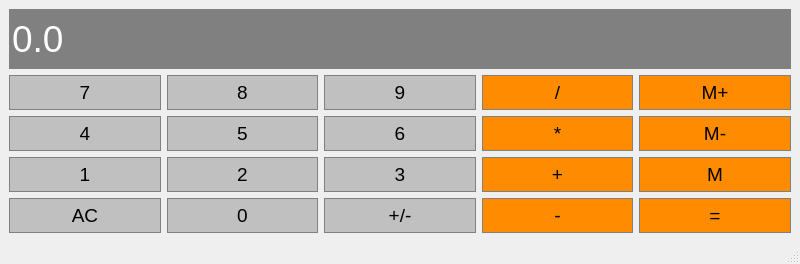
<?xml version="1.0" encoding="UTF-8"?>
<ui version="4.0">
 <class>Calculator</class>
 <widget class="QMainWindow" name="Calculator">
  <property name="geometry">
   <rect>
    <x>0</x>
    <y>0</y>
    <width>800</width>
    <height>264</height>
   </rect>
  </property>
  <property name="windowTitle">
   <string>Calculator</string>
  </property>
  <property name="styleSheet">
   <string notr="true"/>
  </property>
  <widget class="QWidget" name="centralwidget">
   <layout class="QGridLayout" name="gridLayout">
    <item row="4" column="1">
     <widget class="QPushButton" name="Button0">
      <property name="sizePolicy">
       <sizepolicy hsizetype="Preferred" vsizetype="Preferred">
        <horstretch>0</horstretch>
        <verstretch>0</verstretch>
       </sizepolicy>
      </property>
      <property name="font">
       <font>
        <pointsize>14</pointsize>
       </font>
      </property>
      <property name="styleSheet">
       <string notr="true">QPushButton
{
	background-color: #C0C0C0;
	border: 1px solid gray;
	padding: 5px;
}

QPushButton:pressed
{
	background-color: #A9A9A9;
	border: 1px solid gray;
	padding: 5px;
}</string>
      </property>
      <property name="text">
       <string>0</string>
      </property>
     </widget>
    </item>
    <item row="1" column="4">
     <widget class="QPushButton" name="MemoryAdd">
      <property name="sizePolicy">
       <sizepolicy hsizetype="Preferred" vsizetype="Preferred">
        <horstretch>0</horstretch>
        <verstretch>0</verstretch>
       </sizepolicy>
      </property>
      <property name="font">
       <font>
        <pointsize>14</pointsize>
       </font>
      </property>
      <property name="styleSheet">
       <string notr="true">QPushButton
{
	background-color: #FF8C00;
	border: 1px solid gray;
	padding: 5px;
}

QPushButton:pressed
{
	background-color: #A9A9A9;
	border: 1px solid gray;
	padding: 5px;
}</string>
      </property>
      <property name="text">
       <string>M+</string>
      </property>
     </widget>
    </item>
    <item row="1" column="3">
     <widget class="QPushButton" name="Division">
      <property name="sizePolicy">
       <sizepolicy hsizetype="Preferred" vsizetype="Preferred">
        <horstretch>0</horstretch>
        <verstretch>0</verstretch>
       </sizepolicy>
      </property>
      <property name="font">
       <font>
        <pointsize>14</pointsize>
       </font>
      </property>
      <property name="styleSheet">
       <string notr="true">QPushButton
{
	background-color: #FF8C00;
	border: 1px solid gray;
	padding: 5px;
}

QPushButton:pressed
{
	background-color: #A9A9A9;
	border: 1px solid gray;
	padding: 5px;
}</string>
      </property>
      <property name="text">
       <string>/</string>
      </property>
     </widget>
    </item>
    <item row="0" column="0" colspan="5">
     <widget class="QLineEdit" name="Display">
      <property name="sizePolicy">
       <sizepolicy hsizetype="Preferred" vsizetype="Expanding">
        <horstretch>0</horstretch>
        <verstretch>0</verstretch>
       </sizepolicy>
      </property>
      <property name="palette">
       <palette>
        <active>
         <colorrole role="WindowText">
          <brush brushstyle="SolidPattern">
           <color alpha="255">
            <red>255</red>
            <green>255</green>
            <blue>255</blue>
           </color>
          </brush>
         </colorrole>
         <colorrole role="Button">
          <brush brushstyle="SolidPattern">
           <color alpha="255">
            <red>128</red>
            <green>128</green>
            <blue>128</blue>
           </color>
          </brush>
         </colorrole>
         <colorrole role="Light">
          <brush brushstyle="SolidPattern">
           <color alpha="255">
            <red>255</red>
            <green>255</green>
            <blue>255</blue>
           </color>
          </brush>
         </colorrole>
         <colorrole role="Midlight">
          <brush brushstyle="SolidPattern">
           <color alpha="255">
            <red>255</red>
            <green>255</green>
            <blue>255</blue>
           </color>
          </brush>
         </colorrole>
         <colorrole role="Dark">
          <brush brushstyle="SolidPattern">
           <color alpha="255">
            <red>127</red>
            <green>127</green>
            <blue>127</blue>
           </color>
          </brush>
         </colorrole>
         <colorrole role="Mid">
          <brush brushstyle="SolidPattern">
           <color alpha="255">
            <red>170</red>
            <green>170</green>
            <blue>170</blue>
           </color>
          </brush>
         </colorrole>
         <colorrole role="Text">
          <brush brushstyle="SolidPattern">
           <color alpha="255">
            <red>255</red>
            <green>255</green>
            <blue>255</blue>
           </color>
          </brush>
         </colorrole>
         <colorrole role="BrightText">
          <brush brushstyle="SolidPattern">
           <color alpha="255">
            <red>255</red>
            <green>255</green>
            <blue>255</blue>
           </color>
          </brush>
         </colorrole>
         <colorrole role="ButtonText">
          <brush brushstyle="SolidPattern">
           <color alpha="255">
            <red>255</red>
            <green>255</green>
            <blue>255</blue>
           </color>
          </brush>
         </colorrole>
         <colorrole role="Base">
          <brush brushstyle="SolidPattern">
           <color alpha="255">
            <red>128</red>
            <green>128</green>
            <blue>128</blue>
           </color>
          </brush>
         </colorrole>
         <colorrole role="Window">
          <brush brushstyle="SolidPattern">
           <color alpha="255">
            <red>128</red>
            <green>128</green>
            <blue>128</blue>
           </color>
          </brush>
         </colorrole>
         <colorrole role="Shadow">
          <brush brushstyle="SolidPattern">
           <color alpha="255">
            <red>0</red>
            <green>0</green>
            <blue>0</blue>
           </color>
          </brush>
         </colorrole>
         <colorrole role="AlternateBase">
          <brush brushstyle="SolidPattern">
           <color alpha="255">
            <red>255</red>
            <green>255</green>
            <blue>255</blue>
           </color>
          </brush>
         </colorrole>
         <colorrole role="ToolTipBase">
          <brush brushstyle="SolidPattern">
           <color alpha="255">
            <red>255</red>
            <green>255</green>
            <blue>220</blue>
           </color>
          </brush>
         </colorrole>
         <colorrole role="ToolTipText">
          <brush brushstyle="SolidPattern">
           <color alpha="255">
            <red>0</red>
            <green>0</green>
            <blue>0</blue>
           </color>
          </brush>
         </colorrole>
         <colorrole role="PlaceholderText">
          <brush brushstyle="SolidPattern">
           <color alpha="128">
            <red>0</red>
            <green>0</green>
            <blue>0</blue>
           </color>
          </brush>
         </colorrole>
        </active>
        <inactive>
         <colorrole role="WindowText">
          <brush brushstyle="SolidPattern">
           <color alpha="255">
            <red>255</red>
            <green>255</green>
            <blue>255</blue>
           </color>
          </brush>
         </colorrole>
         <colorrole role="Button">
          <brush brushstyle="SolidPattern">
           <color alpha="255">
            <red>128</red>
            <green>128</green>
            <blue>128</blue>
           </color>
          </brush>
         </colorrole>
         <colorrole role="Light">
          <brush brushstyle="SolidPattern">
           <color alpha="255">
            <red>255</red>
            <green>255</green>
            <blue>255</blue>
           </color>
          </brush>
         </colorrole>
         <colorrole role="Midlight">
          <brush brushstyle="SolidPattern">
           <color alpha="255">
            <red>255</red>
            <green>255</green>
            <blue>255</blue>
           </color>
          </brush>
         </colorrole>
         <colorrole role="Dark">
          <brush brushstyle="SolidPattern">
           <color alpha="255">
            <red>127</red>
            <green>127</green>
            <blue>127</blue>
           </color>
          </brush>
         </colorrole>
         <colorrole role="Mid">
          <brush brushstyle="SolidPattern">
           <color alpha="255">
            <red>170</red>
            <green>170</green>
            <blue>170</blue>
           </color>
          </brush>
         </colorrole>
         <colorrole role="Text">
          <brush brushstyle="SolidPattern">
           <color alpha="255">
            <red>255</red>
            <green>255</green>
            <blue>255</blue>
           </color>
          </brush>
         </colorrole>
         <colorrole role="BrightText">
          <brush brushstyle="SolidPattern">
           <color alpha="255">
            <red>255</red>
            <green>255</green>
            <blue>255</blue>
           </color>
          </brush>
         </colorrole>
         <colorrole role="ButtonText">
          <brush brushstyle="SolidPattern">
           <color alpha="255">
            <red>255</red>
            <green>255</green>
            <blue>255</blue>
           </color>
          </brush>
         </colorrole>
         <colorrole role="Base">
          <brush brushstyle="SolidPattern">
           <color alpha="255">
            <red>128</red>
            <green>128</green>
            <blue>128</blue>
           </color>
          </brush>
         </colorrole>
         <colorrole role="Window">
          <brush brushstyle="SolidPattern">
           <color alpha="255">
            <red>128</red>
            <green>128</green>
            <blue>128</blue>
           </color>
          </brush>
         </colorrole>
         <colorrole role="Shadow">
          <brush brushstyle="SolidPattern">
           <color alpha="255">
            <red>0</red>
            <green>0</green>
            <blue>0</blue>
           </color>
          </brush>
         </colorrole>
         <colorrole role="AlternateBase">
          <brush brushstyle="SolidPattern">
           <color alpha="255">
            <red>255</red>
            <green>255</green>
            <blue>255</blue>
           </color>
          </brush>
         </colorrole>
         <colorrole role="ToolTipBase">
          <brush brushstyle="SolidPattern">
           <color alpha="255">
            <red>255</red>
            <green>255</green>
            <blue>220</blue>
           </color>
          </brush>
         </colorrole>
         <colorrole role="ToolTipText">
          <brush brushstyle="SolidPattern">
           <color alpha="255">
            <red>0</red>
            <green>0</green>
            <blue>0</blue>
           </color>
          </brush>
         </colorrole>
         <colorrole role="PlaceholderText">
          <brush brushstyle="SolidPattern">
           <color alpha="128">
            <red>0</red>
            <green>0</green>
            <blue>0</blue>
           </color>
          </brush>
         </colorrole>
        </inactive>
        <disabled>
         <colorrole role="WindowText">
          <brush brushstyle="SolidPattern">
           <color alpha="255">
            <red>255</red>
            <green>255</green>
            <blue>255</blue>
           </color>
          </brush>
         </colorrole>
         <colorrole role="Button">
          <brush brushstyle="SolidPattern">
           <color alpha="255">
            <red>128</red>
            <green>128</green>
            <blue>128</blue>
           </color>
          </brush>
         </colorrole>
         <colorrole role="Light">
          <brush brushstyle="SolidPattern">
           <color alpha="255">
            <red>255</red>
            <green>255</green>
            <blue>255</blue>
           </color>
          </brush>
         </colorrole>
         <colorrole role="Midlight">
          <brush brushstyle="SolidPattern">
           <color alpha="255">
            <red>255</red>
            <green>255</green>
            <blue>255</blue>
           </color>
          </brush>
         </colorrole>
         <colorrole role="Dark">
          <brush brushstyle="SolidPattern">
           <color alpha="255">
            <red>127</red>
            <green>127</green>
            <blue>127</blue>
           </color>
          </brush>
         </colorrole>
         <colorrole role="Mid">
          <brush brushstyle="SolidPattern">
           <color alpha="255">
            <red>170</red>
            <green>170</green>
            <blue>170</blue>
           </color>
          </brush>
         </colorrole>
         <colorrole role="Text">
          <brush brushstyle="SolidPattern">
           <color alpha="255">
            <red>255</red>
            <green>255</green>
            <blue>255</blue>
           </color>
          </brush>
         </colorrole>
         <colorrole role="BrightText">
          <brush brushstyle="SolidPattern">
           <color alpha="255">
            <red>255</red>
            <green>255</green>
            <blue>255</blue>
           </color>
          </brush>
         </colorrole>
         <colorrole role="ButtonText">
          <brush brushstyle="SolidPattern">
           <color alpha="255">
            <red>255</red>
            <green>255</green>
            <blue>255</blue>
           </color>
          </brush>
         </colorrole>
         <colorrole role="Base">
          <brush brushstyle="SolidPattern">
           <color alpha="255">
            <red>128</red>
            <green>128</green>
            <blue>128</blue>
           </color>
          </brush>
         </colorrole>
         <colorrole role="Window">
          <brush brushstyle="SolidPattern">
           <color alpha="255">
            <red>128</red>
            <green>128</green>
            <blue>128</blue>
           </color>
          </brush>
         </colorrole>
         <colorrole role="Shadow">
          <brush brushstyle="SolidPattern">
           <color alpha="255">
            <red>0</red>
            <green>0</green>
            <blue>0</blue>
           </color>
          </brush>
         </colorrole>
         <colorrole role="AlternateBase">
          <brush brushstyle="SolidPattern">
           <color alpha="255">
            <red>255</red>
            <green>255</green>
            <blue>255</blue>
           </color>
          </brush>
         </colorrole>
         <colorrole role="ToolTipBase">
          <brush brushstyle="SolidPattern">
           <color alpha="255">
            <red>255</red>
            <green>255</green>
            <blue>220</blue>
           </color>
          </brush>
         </colorrole>
         <colorrole role="ToolTipText">
          <brush brushstyle="SolidPattern">
           <color alpha="255">
            <red>0</red>
            <green>0</green>
            <blue>0</blue>
           </color>
          </brush>
         </colorrole>
         <colorrole role="PlaceholderText">
          <brush brushstyle="SolidPattern">
           <color alpha="128">
            <red>0</red>
            <green>0</green>
            <blue>0</blue>
           </color>
          </brush>
         </colorrole>
        </disabled>
       </palette>
      </property>
      <property name="font">
       <font>
        <family>Arial</family>
        <pointsize>28</pointsize>
        <weight>50</weight>
        <bold>false</bold>
       </font>
      </property>
      <property name="styleSheet">
       <string notr="true">QLineEdit
{
	background-color: gray;
	border: 1px solid gray;
	color: #FFFFFF;
}</string>
      </property>
      <property name="text">
       <string>0.0</string>
      </property>
     </widget>
    </item>
    <item row="4" column="4">
     <widget class="QPushButton" name="Equals">
      <property name="sizePolicy">
       <sizepolicy hsizetype="Preferred" vsizetype="Preferred">
        <horstretch>0</horstretch>
        <verstretch>0</verstretch>
       </sizepolicy>
      </property>
      <property name="font">
       <font>
        <pointsize>14</pointsize>
       </font>
      </property>
      <property name="styleSheet">
       <string notr="true">QPushButton
{
	background-color: #FF8C00;
	border: 1px solid gray;
	padding: 5px;
}

QPushButton:pressed
{
	background-color: #A9A9A9;
	border: 1px solid gray;
	padding: 5px;
}</string>
      </property>
      <property name="text">
       <string>=</string>
      </property>
     </widget>
    </item>
    <item row="3" column="3">
     <widget class="QPushButton" name="Adding">
      <property name="sizePolicy">
       <sizepolicy hsizetype="Preferred" vsizetype="Preferred">
        <horstretch>0</horstretch>
        <verstretch>0</verstretch>
       </sizepolicy>
      </property>
      <property name="font">
       <font>
        <pointsize>14</pointsize>
       </font>
      </property>
      <property name="styleSheet">
       <string notr="true">QPushButton
{
	background-color: #FF8C00;
	border: 1px solid gray;
	padding: 5px;
}

QPushButton:pressed
{
	background-color: #A9A9A9;
	border: 1px solid gray;
	padding: 5px;
}</string>
      </property>
      <property name="text">
       <string>+</string>
      </property>
     </widget>
    </item>
    <item row="3" column="2">
     <widget class="QPushButton" name="Button3">
      <property name="sizePolicy">
       <sizepolicy hsizetype="Preferred" vsizetype="Preferred">
        <horstretch>0</horstretch>
        <verstretch>0</verstretch>
       </sizepolicy>
      </property>
      <property name="font">
       <font>
        <pointsize>14</pointsize>
       </font>
      </property>
      <property name="styleSheet">
       <string notr="true">QPushButton
{
	background-color: #C0C0C0;
	border: 1px solid gray;
	padding: 5px;
}

QPushButton:pressed
{
	background-color: #A9A9A9;
	border: 1px solid gray;
	padding: 5px;
}</string>
      </property>
      <property name="text">
       <string>3</string>
      </property>
     </widget>
    </item>
    <item row="2" column="2">
     <widget class="QPushButton" name="Button6">
      <property name="sizePolicy">
       <sizepolicy hsizetype="Preferred" vsizetype="Preferred">
        <horstretch>0</horstretch>
        <verstretch>0</verstretch>
       </sizepolicy>
      </property>
      <property name="font">
       <font>
        <pointsize>14</pointsize>
       </font>
      </property>
      <property name="styleSheet">
       <string notr="true">QPushButton
{
	background-color: #C0C0C0;
	border: 1px solid gray;
	padding: 5px;
}

QPushButton:pressed
{
	background-color: #A9A9A9;
	border: 1px solid gray;
	padding: 5px;
}</string>
      </property>
      <property name="text">
       <string>6</string>
      </property>
     </widget>
    </item>
    <item row="4" column="3">
     <widget class="QPushButton" name="Subtraction">
      <property name="sizePolicy">
       <sizepolicy hsizetype="Preferred" vsizetype="Preferred">
        <horstretch>0</horstretch>
        <verstretch>0</verstretch>
       </sizepolicy>
      </property>
      <property name="font">
       <font>
        <pointsize>14</pointsize>
       </font>
      </property>
      <property name="styleSheet">
       <string notr="true">QPushButton
{
	background-color: #FF8C00;
	border: 1px solid gray;
	padding: 5px;
}

QPushButton:pressed
{
	background-color: #A9A9A9;
	border: 1px solid gray;
	padding: 5px;
}</string>
      </property>
      <property name="text">
       <string>-</string>
      </property>
     </widget>
    </item>
    <item row="4" column="0">
     <widget class="QPushButton" name="AC">
      <property name="sizePolicy">
       <sizepolicy hsizetype="Preferred" vsizetype="Preferred">
        <horstretch>0</horstretch>
        <verstretch>0</verstretch>
       </sizepolicy>
      </property>
      <property name="font">
       <font>
        <pointsize>14</pointsize>
       </font>
      </property>
      <property name="styleSheet">
       <string notr="true">QPushButton
{
	background-color: #C0C0C0;
	border: 1px solid gray;
	padding: 5px;
}

QPushButton:pressed
{
	background-color: #A9A9A9;
	border: 1px solid gray;
	padding: 5px;
}</string>
      </property>
      <property name="text">
       <string>AC</string>
      </property>
     </widget>
    </item>
    <item row="3" column="1">
     <widget class="QPushButton" name="Button2">
      <property name="sizePolicy">
       <sizepolicy hsizetype="Preferred" vsizetype="Preferred">
        <horstretch>0</horstretch>
        <verstretch>0</verstretch>
       </sizepolicy>
      </property>
      <property name="font">
       <font>
        <pointsize>14</pointsize>
       </font>
      </property>
      <property name="styleSheet">
       <string notr="true">QPushButton
{
	background-color: #C0C0C0;
	border: 1px solid gray;
	padding: 5px;
}

QPushButton:pressed
{
	background-color: #A9A9A9;
	border: 1px solid gray;
	padding: 5px;
}</string>
      </property>
      <property name="text">
       <string>2</string>
      </property>
     </widget>
    </item>
    <item row="2" column="3">
     <widget class="QPushButton" name="Multiplication">
      <property name="sizePolicy">
       <sizepolicy hsizetype="Preferred" vsizetype="Preferred">
        <horstretch>0</horstretch>
        <verstretch>0</verstretch>
       </sizepolicy>
      </property>
      <property name="font">
       <font>
        <pointsize>14</pointsize>
       </font>
      </property>
      <property name="styleSheet">
       <string notr="true">QPushButton
{
	background-color: #FF8C00;
	border: 1px solid gray;
	padding: 5px;
}

QPushButton:pressed
{
	background-color: #A9A9A9;
	border: 1px solid gray;
	padding: 5px;
}</string>
      </property>
      <property name="text">
       <string>*</string>
      </property>
     </widget>
    </item>
    <item row="1" column="1">
     <widget class="QPushButton" name="Button8">
      <property name="sizePolicy">
       <sizepolicy hsizetype="Preferred" vsizetype="Preferred">
        <horstretch>0</horstretch>
        <verstretch>0</verstretch>
       </sizepolicy>
      </property>
      <property name="font">
       <font>
        <pointsize>14</pointsize>
       </font>
      </property>
      <property name="styleSheet">
       <string notr="true">QPushButton
{
	background-color: #C0C0C0;
	border: 1px solid gray;
	padding: 5px;
}

QPushButton:pressed
{
	background-color: #A9A9A9;
	border: 1px solid gray;
	padding: 5px;
}</string>
      </property>
      <property name="text">
       <string>8</string>
      </property>
     </widget>
    </item>
    <item row="1" column="2">
     <widget class="QPushButton" name="Button9">
      <property name="sizePolicy">
       <sizepolicy hsizetype="Preferred" vsizetype="Preferred">
        <horstretch>0</horstretch>
        <verstretch>0</verstretch>
       </sizepolicy>
      </property>
      <property name="font">
       <font>
        <pointsize>14</pointsize>
       </font>
      </property>
      <property name="styleSheet">
       <string notr="true">QPushButton
{
	background-color: #C0C0C0;
	border: 1px solid gray;
	padding: 5px;
}

QPushButton:pressed
{
	background-color: #A9A9A9;
	border: 1px solid gray;
	padding: 5px;
}</string>
      </property>
      <property name="text">
       <string>9</string>
      </property>
     </widget>
    </item>
    <item row="1" column="0">
     <widget class="QPushButton" name="Button7">
      <property name="sizePolicy">
       <sizepolicy hsizetype="Preferred" vsizetype="Preferred">
        <horstretch>0</horstretch>
        <verstretch>0</verstretch>
       </sizepolicy>
      </property>
      <property name="font">
       <font>
        <pointsize>14</pointsize>
       </font>
      </property>
      <property name="styleSheet">
       <string notr="true">QPushButton
{
	background-color: #C0C0C0;
	border: 1px solid gray;
	padding: 5px;
}

QPushButton:pressed
{
	background-color: #A9A9A9;
	border: 1px solid gray;
	padding: 5px;
}</string>
      </property>
      <property name="text">
       <string>7</string>
      </property>
     </widget>
    </item>
    <item row="2" column="4">
     <widget class="QPushButton" name="MemoryClean">
      <property name="sizePolicy">
       <sizepolicy hsizetype="Preferred" vsizetype="Preferred">
        <horstretch>0</horstretch>
        <verstretch>0</verstretch>
       </sizepolicy>
      </property>
      <property name="font">
       <font>
        <pointsize>14</pointsize>
       </font>
      </property>
      <property name="styleSheet">
       <string notr="true">QPushButton
{
	background-color: #FF8C00;
	border: 1px solid gray;
	padding: 5px;
}

QPushButton:pressed
{
	background-color: #A9A9A9;
	border: 1px solid gray;
	padding: 5px;
}</string>
      </property>
      <property name="text">
       <string>M-</string>
      </property>
     </widget>
    </item>
    <item row="2" column="1">
     <widget class="QPushButton" name="Button5">
      <property name="sizePolicy">
       <sizepolicy hsizetype="Preferred" vsizetype="Preferred">
        <horstretch>0</horstretch>
        <verstretch>0</verstretch>
       </sizepolicy>
      </property>
      <property name="font">
       <font>
        <pointsize>14</pointsize>
       </font>
      </property>
      <property name="styleSheet">
       <string notr="true">QPushButton
{
	background-color: #C0C0C0;
	border: 1px solid gray;
	padding: 5px;
}

QPushButton:pressed
{
	background-color: #A9A9A9;
	border: 1px solid gray;
	padding: 5px;
}</string>
      </property>
      <property name="text">
       <string>5</string>
      </property>
     </widget>
    </item>
    <item row="3" column="0">
     <widget class="QPushButton" name="Button1">
      <property name="sizePolicy">
       <sizepolicy hsizetype="Preferred" vsizetype="Preferred">
        <horstretch>0</horstretch>
        <verstretch>0</verstretch>
       </sizepolicy>
      </property>
      <property name="font">
       <font>
        <pointsize>14</pointsize>
       </font>
      </property>
      <property name="styleSheet">
       <string notr="true">QPushButton
{
	background-color: #C0C0C0;
	border: 1px solid gray;
	padding: 5px;
}

QPushButton:pressed
{
	background-color: #A9A9A9;
	border: 1px solid gray;
	padding: 5px;
}</string>
      </property>
      <property name="text">
       <string>1</string>
      </property>
     </widget>
    </item>
    <item row="2" column="0">
     <widget class="QPushButton" name="Button4">
      <property name="sizePolicy">
       <sizepolicy hsizetype="Preferred" vsizetype="Preferred">
        <horstretch>0</horstretch>
        <verstretch>0</verstretch>
       </sizepolicy>
      </property>
      <property name="font">
       <font>
        <pointsize>14</pointsize>
       </font>
      </property>
      <property name="styleSheet">
       <string notr="true">QPushButton
{
	background-color: #C0C0C0;
	border: 1px solid gray;
	padding: 5px;
}

QPushButton:pressed
{
	background-color: #A9A9A9;
	border: 1px solid gray;
	padding: 5px;
}</string>
      </property>
      <property name="text">
       <string>4</string>
      </property>
     </widget>
    </item>
    <item row="4" column="2">
     <widget class="QPushButton" name="ChangeSign">
      <property name="sizePolicy">
       <sizepolicy hsizetype="Preferred" vsizetype="Preferred">
        <horstretch>0</horstretch>
        <verstretch>0</verstretch>
       </sizepolicy>
      </property>
      <property name="font">
       <font>
        <pointsize>14</pointsize>
       </font>
      </property>
      <property name="styleSheet">
       <string notr="true">QPushButton
{
	background-color: #C0C0C0;
	border: 1px solid gray;
	padding: 5px;
}

QPushButton:pressed
{
	background-color: #A9A9A9;
	border: 1px solid gray;
	padding: 5px;
}</string>
      </property>
      <property name="text">
       <string>+/-</string>
      </property>
     </widget>
    </item>
    <item row="3" column="4">
     <widget class="QPushButton" name="MemoryGet">
      <property name="sizePolicy">
       <sizepolicy hsizetype="Preferred" vsizetype="Preferred">
        <horstretch>0</horstretch>
        <verstretch>0</verstretch>
       </sizepolicy>
      </property>
      <property name="font">
       <font>
        <pointsize>14</pointsize>
       </font>
      </property>
      <property name="styleSheet">
       <string notr="true">QPushButton
{
	background-color: #FF8C00;
	border: 1px solid gray;
	padding: 5px;
}

QPushButton:pressed
{
	background-color: #A9A9A9;
	border: 1px solid gray;
	padding: 5px;
}</string>
      </property>
      <property name="text">
       <string>M</string>
      </property>
     </widget>
    </item>
   </layout>
  </widget>
  <widget class="QStatusBar" name="statusbar"/>
 </widget>
 <resources/>
 <connections/>
</ui>
